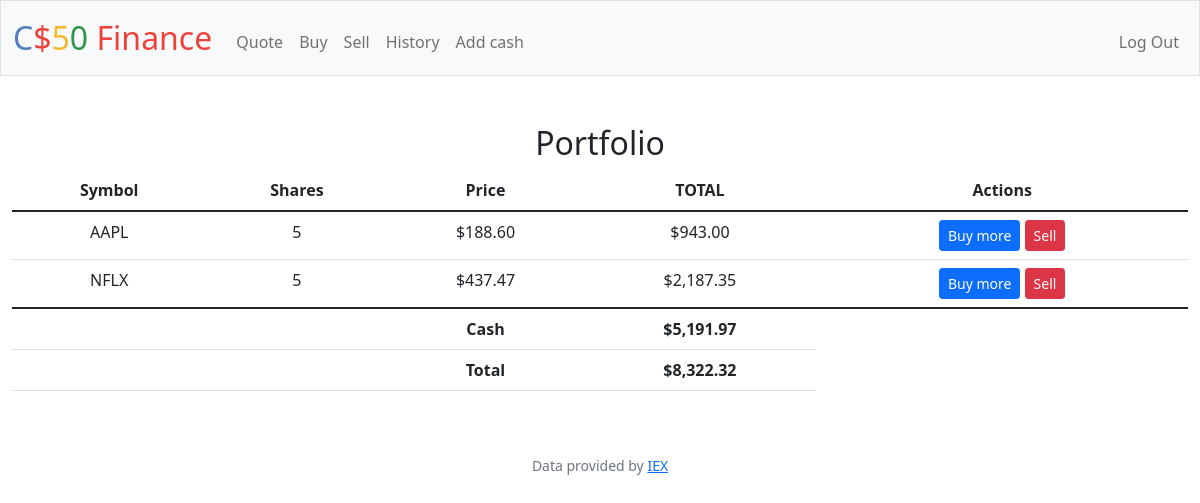
Page / (signed in) on the earlier database version.
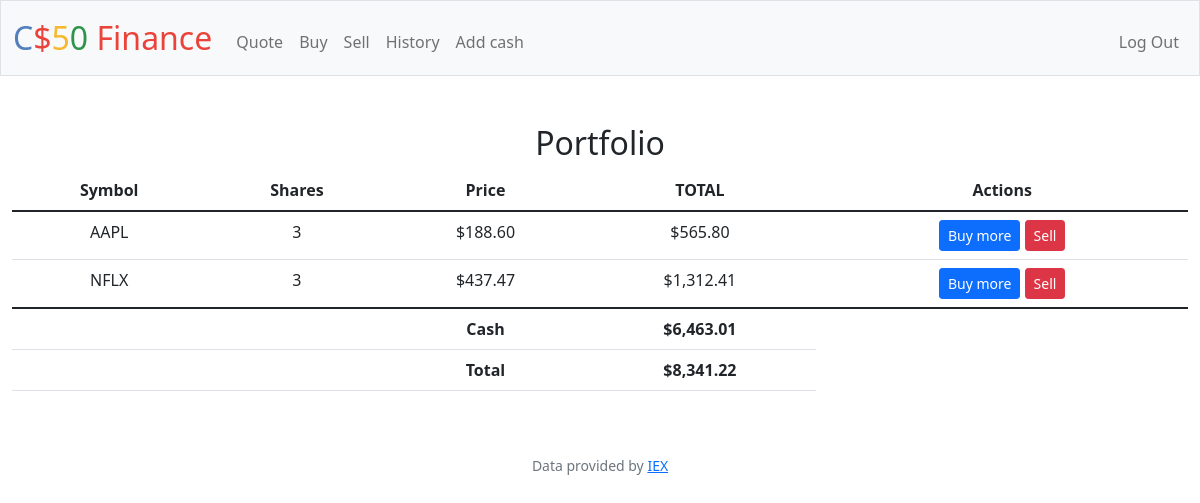
Same page on the later database version.
### tables this page shows
CREATE TABLE transactions (
    id INTEGER PRIMARY KEY AUTOINCREMENT,
    user_id INTEGER,
    symbol TEXT,
    shares INTEGER,
    price REAL,
    date TIMESTAMP,
    FOREIGN KEY (user_id) REFERENCES users (id)
);

CREATE TABLE users (id INTEGER PRIMARY KEY AUTOINCREMENT NOT NULL, username TEXT NOT NULL, hash TEXT NOT NULL, cash NUMERIC NOT NULL DEFAULT 10000.00);

### app.py (the view)
@app.route("/")
@login_required
def index():
    user_id = session["user_id"]
    user_transactions_db = db.execute(
        "SELECT symbol, SUM(shares) as shares, price FROM transactions WHERE user_id = ? GROUP BY symbol", user_id)
    user_cash_db = db.execute("SELECT cash FROM users WHERE id = ?", user_id)
    user_cash = user_cash_db[0]["cash"]
    total_stocks_value = sum(row["shares"] * row["price"] for row in user_transactions_db)
    total_amount = user_cash + total_stocks_value
    return render_template("index.html", transactions=user_transactions_db, cash=user_cash, total=total_amount)

### app.py (called while the page is built)
@app.after_request
def after_request(response):
    response.headers["Cache-Control"] = "no-cache, no-store, must-revalidate"
    response.headers["Expires"] = 0
    response.headers["Pragma"] = "no-cache"
    return response

### helpers.py (called while the page is built)
def login_required(f):
    @wraps(f)
    def decorated_function(*args, **kwargs):
        if session.get("user_id") is None:
            return redirect("/login")
        return f(*args, **kwargs)
    return decorated_function

def usd(value):
    return f"${value:,.2f}"

### templates/index.html (shortened to what this page needs)
{% extends 'layout.html' %}
{% block main %}
  <h2>Portfolio</h2>
  <table class="table">
    <thead>
      <tr>
        <th scope="col">Symbol</th>
        <th scope="col">Shares</th>
        <th scope="col">Price</th>
        <th scope="col">TOTAL</th>
        <th scope="col">Actions</th>
      </tr>
    </thead>
    <tbody>
      {% for row in transactions %}
        {% if row['shares'] > 0 %}
          <tr>
            <td>{{ row['symbol'] }}</td>
            <td>{{ row['shares'] }}</td>
            <td>{{ row['price'] |usd }}</td>
            <td>{{ (row['price'] * row['shares']) |usd }}</td>
            <td>
              <form action="/buy" method="get" class="d-inline">
                <button class="btn btn-primary btn-sm" type="submit">Buy more</button>
              </form>
              <form action="/sell" method="get" class="d-inline">
                <button class="btn btn-danger btn-sm" type="submit">Sell</button>
              </form>
            </td>
          </tr>
        {% endif %}
      {% endfor %}
    </tbody>
    <tfoot>
      <tr>
        <td></td>
        <td></td>
        <th scope="1">Cash</th>
        <th scope="1">{{ cash|round(2) |usd}}</th>
      </tr>
      <tr>
        <td></td>
        <td></td>
        <th scope="1">Total</th>
        <th scope="1">{{ total|usd }}</th>
      </tr>
    </tfoot>
  </table>
{% endblock %}

### templates/layout.html (shortened to what this page needs)
<!DOCTYPE html>
<html lang="en">
    <head>
        <link href="https://cdn.jsdelivr.net/npm/bootstrap@5.1.3/dist/css/bootstrap.min.css" rel="stylesheet">
        <link href="/static/styles.css" rel="stylesheet">
    </head>
    <body>
        <nav class="bg-light border navbar navbar-expand-md navbar-light">
            <div class="container-fluid">
                <a class="navbar-brand" href="/"><span class="blue">C</span><span class="red">$</span><span class="yellow">5</span><span class="green">0</span> <span class="red">Finance</span></a>
                <div class="collapse navbar-collapse" id="navbar">
                    {% if session["user_id"] %}
                        <ul class="navbar-nav me-auto mt-2">
                            <li class="nav-item"><a class="nav-link" href="/quote">Quote</a></li>
                            <li class="nav-item"><a class="nav-link" href="/buy">Buy</a></li>
                            <li class="nav-item"><a class="nav-link" href="/sell">Sell</a></li>
                            <li class="nav-item"><a class="nav-link" href="/history">History</a></li>
                            <li class="nav-item"><a class="nav-link" href="/add-cash">Add cash</a></li>
                        </ul>
                        <ul class="navbar-nav ms-auto mt-2">
                            <li class="nav-item"><a class="nav-link" href="/logout">Log Out</a></li>
                        </ul>
                    {% else %}
                        <ul class="navbar-nav ms-auto mt-2">
                            <li class="nav-item"><a class="nav-link" href="/register">Register</a></li>
                            <li class="nav-item"><a class="nav-link" href="/login">Log In</a></li>
                        </ul>
                    {% endif %}
                </div>
            </div>
        </nav>
        <main class="container-fluid py-5 text-center">
            {% block main %}{% endblock %}
        </main>
        <footer class="mb-5 small text-center text-muted">
            Data provided by <a href="https://iexcloud.io/">IEX</a>
        </footer>
    </body>
</html>

### static/styles.css (style rules this page uses)
nav .navbar-brand { font-size: xx-large; }
nav .navbar-brand .blue { color: #537fbe; }
nav .navbar-brand .red { color: #ea433b; }
nav .navbar-brand .yellow { color: #f5b82e; }
nav .navbar-brand .green { color: #2e944b; }

Differences in the rows shown:
computed for transactions "AAPL": shares "5" → "3"; price "$943.00" → "$565.80"
computed for transactions "NFLX": shares "5" → "3"; price "$2,187.35" → "$1,312.41"
changed users: cash "$5,191.97" → "$6,463.01"
Other differences:
{{ total|usd }}: "$8,322.32" → "$8,341.22"
